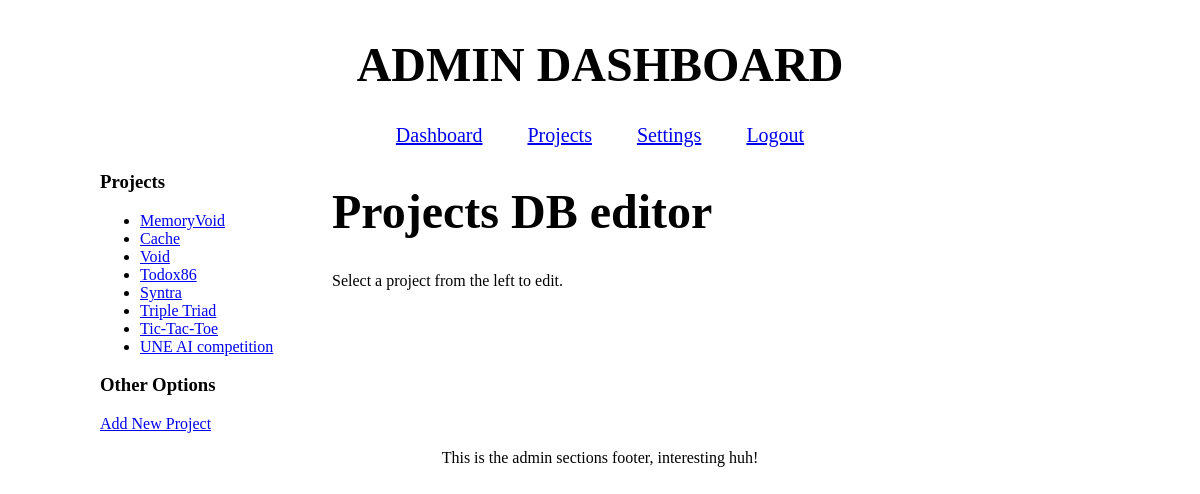
Screenshot of /hahncoded/admin/projects.php (signed in) with the database file from the repository.
### tables this page shows
CREATE TABLE projects (
    id INTEGER PRIMARY KEY AUTOINCREMENT,
    name TEXT NOT NULL,
    slug TEXT NOT NULL UNIQUE,
    last_updated TEXT NOT NULL DEFAULT (date('now')),
    section TEXT NOT NULL DEFAULT 'General',
    rank INTEGER NOT NULL DEFAULT 1,
    languages TEXT,
    description TEXT NOT NULL,
    content TEXT NOT NULL
    );

### hahncoded/admin/projects.php (the view, shortened to what this page needs)
<?php
require_once "init.php";
$selected_project = null;
$isNew = false;
$projects = $database->query("SELECT id, name FROM projects ORDER BY id ASC");
?>
<?php include "header.php" ?>
<main>
  <div class="side-panel">
    <h3>Projects</h3>
    <ul>
      <?php while ($p = $projects->fetch()) : ?>
        <li>
          <a href="?id=<?= $p["id"] ?>"><?= htmlspecialchars($p["name"]) ?></a>
        </li>
      <?php endwhile ?>
    </ul>
    <h3>Other Options</h3>
      <a href="?action=new">Add New Project</a>
  </div>
  <div class="center-panel">
    <h1>Projects DB editor</h1>
    <?php if ($selected_project || $isNew): ?>
      <div class="form-heading">
        <?php if (!$isNew): ?>
          <h3>Editing: <?= htmlspecialchars($selected_project["name"]) ?></h3>
          <form method="POST">
            <input type="hidden" name="mode" value="delete">
            <input type="hidden" name="id" value="<?= $selected_project["id"] ?>">
            <input type="hidden" name="csrf_token" value="<?= csrf_token() ?>">
            <button class="delete-btn" type="submit" onclick="return
              confirm('Are you sure you want to delete this project');">
              Delete this project
            </button>
          </form>
        <?php else: ?>
          <h3>Adding New Project</h3>
        <?php endif; ?>
      </div>
      <form method="POST">
        <fieldset>
          <input type="hidden" name="csrf_token" value="<?=csrf_token() ?>">
          <input type="hidden" name="mode" value="<?= $isNew ? "create" : "update" ?>">
          <?php if (!$isNew): ?>
            <input type="hidden" name="id" value="<?= $selected_project["id"]?>">
          <?php endif; ?>
          <label>Name: </label><br>
          <input name="name" value="<?= htmlspecialchars($selected_project["name"]) ?>">
          <br><br>
          <label>URL-Slug: </label><br>
          <input name="slug" value="<?= htmlspecialchars($selected_project["slug"]) ?>">
          <br><br>
          <input type="hidden" name="last_updated" value="<?= htmlspecialchars($selected_project["last_updated"]) ?>">
          <label>Section ("General", "Systems"): </label><br>
          <input name="section" value="<?= htmlspecialchars($selected_project["section"]) ?>">
          <br><br>
          <label>Rank (order): </label><br>
          <input name="rank" value="<?= htmlspecialchars($selected_project["rank"]) ?>">
          <br><br>
          <label>Languages: </label><br>
          <input name="languages" value="<?= htmlspecialchars($selected_project["languages"]) ?>">
          <br><br>
          <label>Description: </label><br>
          <input name="description" value="<?= htmlspecialchars($selected_project["description"]) ?>">
          <br><br>
          <label>Content (Markdown body): </label><br>
          <textarea name="content" rows="30"><?= htmlspecialchars($selected_project["content"]) ?></textarea>
          <br><br>
          <button type="submit"><?= $isNew ? "Add Project" : "Save Changes" ?></button>
        </fieldset>
      </form>
    <?php else: ?>
      <p>Select a project from the left to edit.</>
    <?php endif; ?>
  </div>
</main>
<?php include "footer.php" ?>

### hahncoded/css/admin.css (style rules this page uses)
h1 { font-size: 3rem; font-weight: bold; }
body { font-size: 16px; height: 100vh; max-width: 1000px; width: 100%; margin: auto; }
main { text-align: center; display: flex; gap: 2rem; text-align: left; max-width: 1000px; margin: auto; }
.side-panel { min-width: 200px; max-width: 200px; overflow-wrap: break-word; }
.center-panel { flex: 1; }

### rows the page displays
projects: name "MemoryVoid"
projects: name "Cache"
projects: name "Void"
projects: name "Todox86"
projects: name "Syntra"
projects: name "Triple Triad"
projects: name "Tic-Tac-Toe"
projects: name "UNE AI competition"
